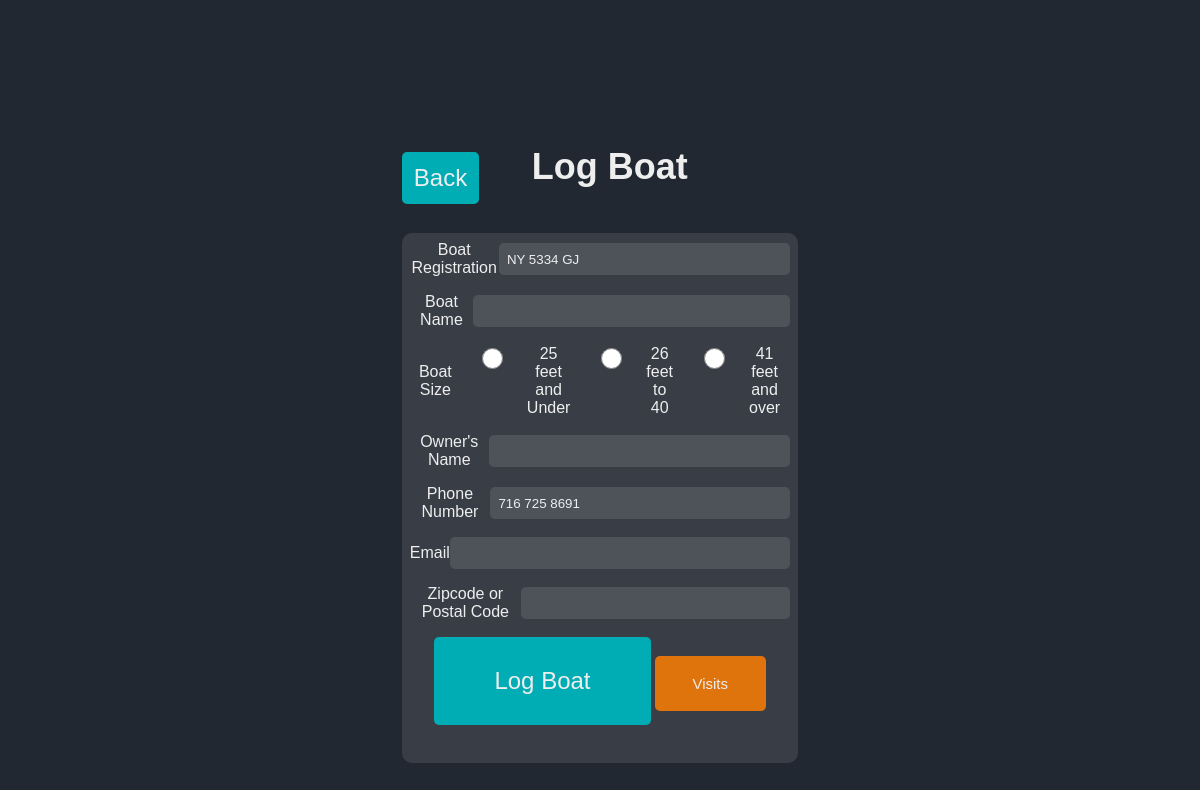
/log-boat?boat_reg=NY+5334+GJ&boat_name=&phone_number=716+725+8691&id=3 (signed in), run on an earlier commit of the app's database.
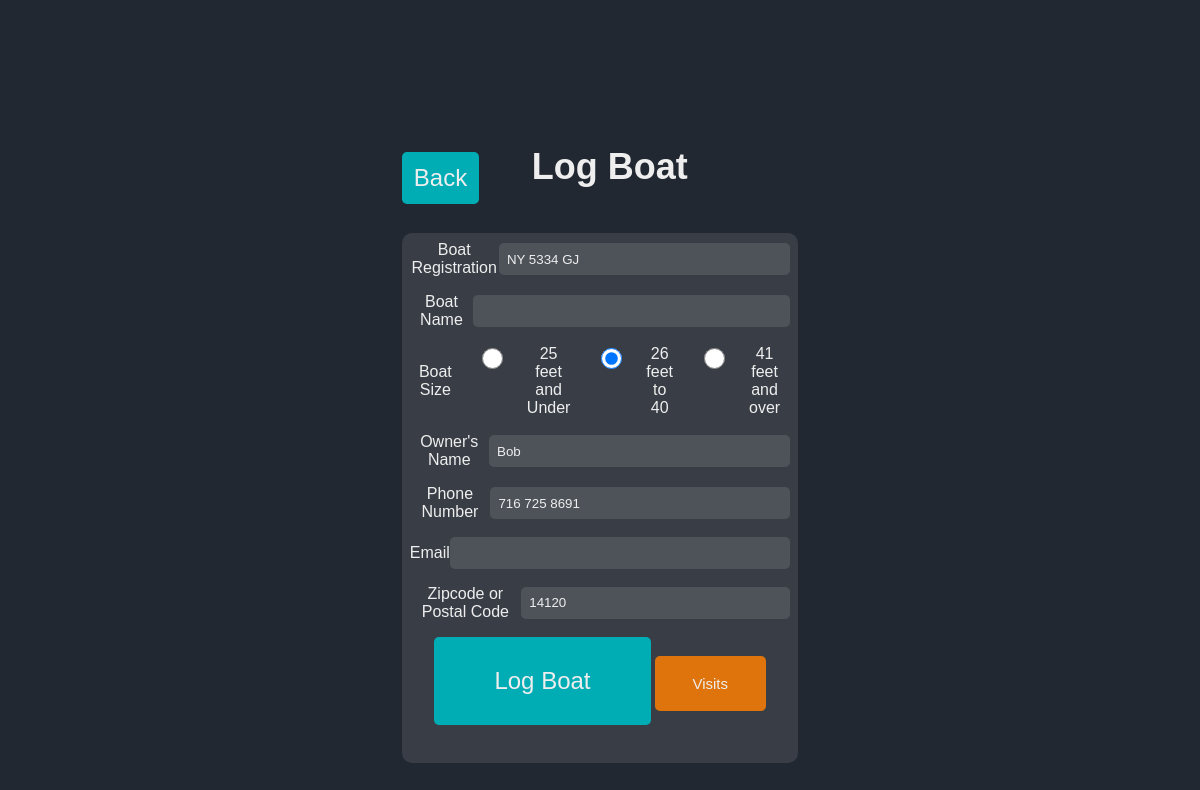
And on a later commit of the database.
### website/models.py (models this page shows)
class Boat(db.Model):
    id = db.Column(db.Integer, primary_key=True)
    boat_reg = db.Column(db.String(150), unique=True)
    sanitized_boat_reg = db.Column(db.String(150), unique=True)
    boat_name = db.Column(db.String(150))
    sanitized_boat_name = db.Column(db.String(150))
    phone_number = db.Column(db.String(150))
    sanitized_phone_number = db.Column(db.String(150))
    owner_name = db.Column(db.String(150))
    sanitized_owner_name = db.Column(db.String(150))
    boat_size = db.Column(db.Integer)
    email = db.Column(db.String(150))
    zipcode = db.Column(db.String(150))
    visits = db.relationship('Visit', backref='boat')
    current_boats_id = db.Column(db.Integer, db.ForeignKey('current_boats.id'))
    total_paid_days = db.Column(db.Integer)
    total_paid_nights = db.Column(db.Integer)
    total_unpaid_days = db.Column(db.Integer)
    total_unpaid_nights = db.Column(db.Integer)
    paid_until = db.Column(db.String(150))
    latest_date_in = db.Column(db.String(150))

### website/views.py (the view)
@views.route('/log-boat', methods=['GET', 'POST'])
@login_required
def log_boat():
    form = BoatLogForm()
    sorted_visits = None
    if form.validate_on_submit():
        if request.method == "POST":
            button_pressed = request.form.get('submit-button')
            print("Button pressed is: " + str(button_pressed))
            if button_pressed == 'log':
                return addBoatToDB('log-boat.html', form)
            elif button_pressed == 'update':
                currentboatID = request.args.get('id', '')
                result = getBoatById(currentboatID)
                updateBoatInfo(form, result)
                flash('Succesfully updated boater information', category='success')
                return redirect(url_for('views.search'))
            elif button_pressed == 'visits':
                currentboatID = request.args.get('id', '')
                boat = getBoatById(currentboatID)
                return redirect(url_for('views.visits', id=currentboatID, boat=boat))
    else:
        print(form.errors)
    if request.method == "GET":
        form.boat_reg.data = boat_reg = request.args.get('boat_reg', '')
        form.boat_name.data = request.args.get('boat_name', '')
        form.phone_number.data = request.args.get('phone_number', '')
        result = getBoatInDB(form)
        print(result)
        if result:
           form.boat_reg.data = result.boat_reg
           form.boat_name.data = result.boat_name
           form.phone_number.data = result.phone_number
           form.boat_size.data = result.boat_size
           form.owner_name.data = result.owner_name
           form.email.data = result.email
           form.zipcode.data = result.zipcode
           if result.visits:
               sorted_visits = sorted(result.visits, key=sort_key, reverse=True)
    return render_template("log-boat.html", form=form, boat=result, visits=sorted_visits)

### website/forms.py
class BoatLogForm(FlaskForm):
    boat_reg = StringField('Boat Registration')
    boat_name = StringField('Boat Name')
    boat_size = RadioField('Boat Size', choices=[('0-25','25 feet and Under'), ('26-40', '26 feet to 40'), ('41-Over', '41 feet and over') ] , validators=[DataRequired()])
    owner_name = StringField('Owner\'s Name')
    phone_number = StringField('Phone Number')
    email = StringField('Email')
    zipcode = StringField('Zipcode or Postal Code')
    submit = SubmitField('Submit')

### website/functions.py (called while the page is built)
def sanitize(string):
    return re.sub(r'\W+', '', string).lower()

### website/templates/log-boat.html (shortened to what this page needs)
{% extends "base.html" %}
{%block styles%}static/form-styles.css{%endblock%}
{% block content%}
<div class="title-log-boat">
    <a href="{{ url_for('views.search') }}"id="home-btn">Back</a>
    <h1>Log Boat</h1>
</div>
<div class="info-container">
    <form method="POST">
        <div class="form-group">
            {{ form.boat_reg.label }}
            {{ form.boat_reg(class="form-control") }}
        </div>
        <div class="form-group">
            {{ form.boat_name.label }}
            {{ form.boat_name(class="form-control") }}
        </div>
        <div class="form-group">
            {{ form.boat_size.label }}
        <div>
            {% for subfield in form.boat_size %}
                {{ subfield(class="form-check-input") }} {{ subfield.label(class="form-check-label") }}
            {% endfor %}
        </div>
        </div>
        <div class="form-group">
            {{ form.owner_name.label }}
            {{ form.owner_name(class="form-control") }}
        </div>
        <div class="form-group">
            {{ form.phone_number.label }}
            {{ form.phone_number(class="form-control") }}
        </div>
        <div class="form-group">
            {{ form.email.label }}
            {{ form.email(class="form-control") }}
        </div>
        <div class="form-group">
            {{ form.zipcode.label }}
            {{ form.zipcode(class="form-control") }}
        </div>
        {% if boat == None or not boat.current_boats_id %}
            <button type="submit" class="btn btn-primary" id="login-btn" name="submit-button" value="log">Log Boat</button>
        {% else %}
            <button type="submit" class="btn btn-primary" id="update-btn" name="submit-button" value="update">Update Only Info.</button>
        {% endif %}
        <button type="submit" class="btn btn-primary" id="update-btn" name="submit-button" value="visits">Visits</button>
    </form>
</div>
{%endblock%}

What changed in the data, as far as the page shows it:
added Boat: boat_reg "NY 5334 GJ", owner_name "Bob", phone_number "716 725 8691", zipcode "14120"
Also different on the page:
form field boat_size: "☐ 26 feet to 40" → "☑ 26 feet to 40"
form field boat_reg: "NY 5334 GJ" → (not shown)
form field phone_number: "716 725 8691" → (not shown)
